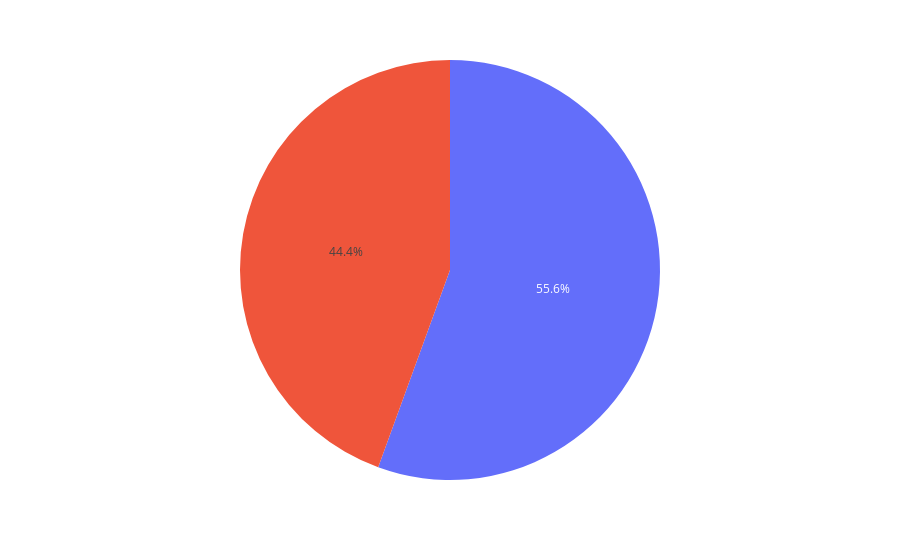

The notebook cell saved with this chart:
### Code cell
px.pie(week_matchup, values=week_matchup['Team Score'])

### Figure 1 — Plotly figure (JSON) as saved in the notebook; plotly's stock layout.template omitted (floating-point values rounded to 4 significant figures)
{"data": [{"domain": {"x": [0, 1], "y": [0, 1]}, "hovertemplate": "Team Score=%{value}<extra></extra>", "legendgroup": "", "name": "", "showlegend": false, "type": "pie", "values": [16, 20]}], "layout": {"autosize": true, "legend": {"tracegroupgap": 0}, "margin": {"t": 60}}}
